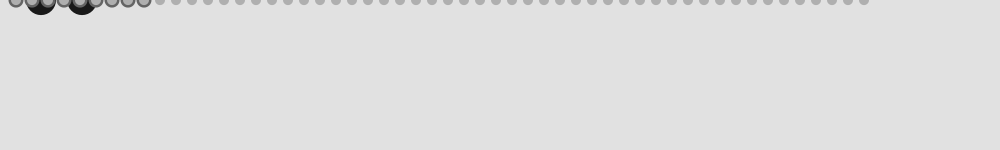
Frame 1 (no input)
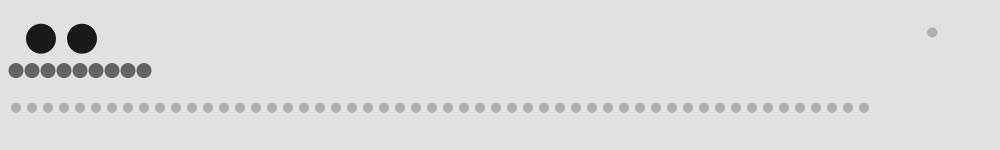
Frame 60 (the mouse pressed at the canvas centre just before this capture)
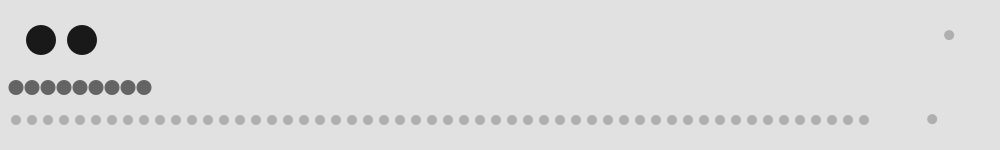
Frame 120 (the mouse held since frame 60 and released just before this capture)

The Processing sketch that drew these frames (run headless with seeded random() and noise(); from frame 60 on, the mouse is pressed at the canvas centre):

// Processing sketch: processing_95955
// ── processing_95955.pde

float gravedad, valorDeFriccionY, valorDeFriccionX;
int ballsSize = 15;
//cremos ARRAYLIST para guardar las bolas
//sin necesidad de decidir a priori su nÃºmero
ArrayList bolas = new ArrayList();
ArrayList bolam = new ArrayList();
ArrayList bolah = new ArrayList();
int intervalsec = 1000;
int lastRecordedTimesec = 0;
int intervalmin = 60000;
int lastRecordedTimemin = 0;
float mapeadosegundos;
float mapeadominutos;
float mapeadohoras;
int sec, minu, hor;
int comienzo =1;



void setup() {
  size(1000,150);
  //gravedad. De hecho, es un valor de aceleraciÃ³n.
  gravedad = 0.1;
  
 
}


void draw() {

  background(225);
  hor=hour();
  minu=minute();
  sec=second();
  mapeadosegundos= map(second(), 0, 59, 0, width);
  mapeadominutos= map(minute(), 0, 59, 0, width);
  mapeadohoras= map(hour(), 0, 23, 0, width);
  
    if (comienzo==1){
  
      if (hor>0){
    for(int i=1; i<hor+1; i++){
    ball d = new ball(i*(width/24), 25, 30, -0.55, 95); 
    bolah.add(d);
    comienzo=0;
    }
  }
    
      if (minu>0){
    for(int i=1; i<minu+1; i++){
    ball c = new ball(i*(width/60), 100, 15, -0.45, 55); 
    bolam.add(c);
    comienzo=0;
    }
  }
  
      if (sec>0){
    for(int i=1; i<sec+1; i++){
    ball b = new ball(i*(width/60), 175, 10, -0.35, 25); 
    bolas.add(b);
    comienzo=0;
    }
  }
      
}
  
  minutos();
  segundos();
  horas();

  actualizarBolas();
 
}




void segundos(){

if(millis()-lastRecordedTimesec>intervalsec){
  println(sec);
   //creamos una nueva bola
  ball b = new ball(mapeadosegundos, 175, 10, -0.35, 25); 
  //y la aÃ±adimos al Array
  bolas.add(b);
   lastRecordedTimesec = millis();
  }
  if (sec==0) {
    bolas.clear();
  }
}


void minutos(){


if(sec==0){
  println(minu);
   //creamos una nueva bola
  ball c = new ball(mapeadominutos, 100, 15, -0.45, 55); 
  //y la aÃ±adimos al Array
  bolam.add(c);
  } 
  if (minu==0) {
    bolam.clear();
  }
}

void horas(){

if(sec==0 && minu==0){
  println(hor);
   //creamos una nueva bola
  ball d = new ball(mapeadohoras, 25, 30, -0.55, 95); 
  //y la aÃ±adimos al Array
  bolah.add(d);
  } 
  if (hor==0) {
    bolah.clear();
  }
}




void actualizarBolas() {
    
  for(int i=0;i<bolah.size();i++) {
    ball d = (ball) bolah.get(i);
    d.run();
  }
  
  for(int i=0;i<bolam.size();i++) {
    ball c = (ball) bolam.get(i);
    c.run();
  }
  
  for(int i=0;i<bolas.size();i++) {
    ball b = (ball) bolas.get(i);
    b.run();
  }

}





////////////////////////////////////////////////////////
///////////////// CLASS BOLAS

class ball {

  PVector myP, myV; 
  float mapeado, colr, mySz, friccion, margen;

  ball(float _mapeado, float _colr, float _mySz, float _friccion, float _margen) {
    mapeado = _mapeado;
    colr = _colr;
    mySz = _mySz;
    friccion = _friccion;
    margen = _margen;
    myP = new PVector(mapeado,0);
    myV = new PVector(0,0);

  
  } 

  void run() {
    update();
    drawMe();
  }

  void update() {
    myV.y += gravedad;

    //actualitzamos las posiciones
    myP.x += myV.x;
    myP.y += myV.y;


    //comprobamos los bordes sÃ³lo por abajo. 
    if (myP.y>height-margen-mySz/2) {
      myV.y *= friccion;
      //para que no se enganche:
      myP.y = height-margen-mySz/2;
    }
  }

  void drawMe() {
    noStroke();
    fill(colr);
    ellipse(myP.x,myP.y,mySz,mySz);
  }
}
